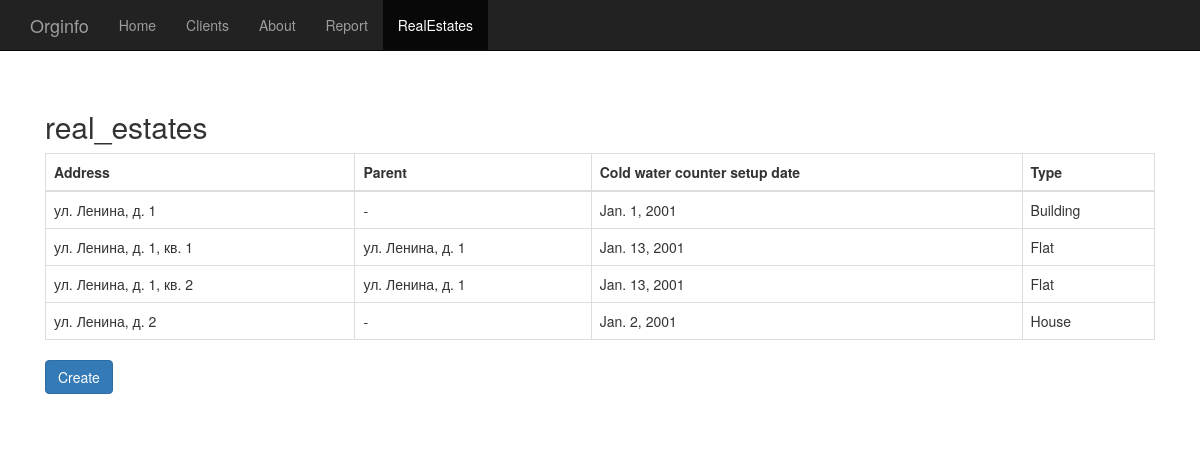
The page /real_estates/ on the database its author committed.
### accounting/models.py (models this page shows)
class RealEstate(models.Model):
    FLAT_TYPE = 'f'
    ROOM_TYPE = 'r'
    HOUSE_TYPE = 'h'
    BUILDING_TYPE = 'b'
    SHARE_TYPE = 's'
    REAL_ESTATE_TYPES = (
        (FLAT_TYPE, 'Flat'),
        (ROOM_TYPE, 'Room'),
        (HOUSE_TYPE, 'House'),
        (BUILDING_TYPE, 'Building'),
        (SHARE_TYPE, 'Share'),
    )
    address = models.CharField(max_length=200)
    region = models.ForeignKey(Region)
    parent = models.ForeignKey('self', null=True, blank=True, default = None)
    cold_water_counter_setup_date = models.DateField(blank=True, null=True)
    type = models.CharField(max_length=1, choices=REAL_ESTATE_TYPES, default=HOUSE_TYPE)
    space = models.FloatField()
    space_of_joint_estate = models.FloatField()
    residential = models.BooleanField(default=True)
    residents = models.IntegerField(default=-1)
    organization = models.ForeignKey(Organization)
    amount = models.DecimalField(max_digits=8, decimal_places=2, default=-1)
    degree_of_improvements = models.ForeignKey(DegreeOfImprovementsDwelling)
    def __str__(self):
        return self.address

### accounting/views.py (the view)
# urls.py: url(r'^real_estates/$', views.RealEstates.as_view(), name='real_estates'),
class RealEstates(ListView):
    model = RealEstate
    template_name = 'accounting/real_estates.html'
    context_object_name = 'real_estates'

### accounting/templates/accounting/real_estates.html
{% extends "starter-template.html" %}
{% block container %}
{% if real_estates %}
    <h2>real_estates</h2>
    <table class="table table-bordered">
        <thead>
            <tr>
                <th>Address</th>
                <th>Parent</th>
                <th>Cold water counter setup date</th>
                <th>Type</th>
            </tr>
        </thead>
        <tbody>
        {% for real_estate in real_estates %}
            <tr>
                <td>{{ real_estate.address }}</td>
                <td>{{ real_estate.parent|default:"-" }}</a></td>
                <td>{{ real_estate.cold_water_counter_setup_date|default:"-" }}</td>
                <td>{{ real_estate.get_type_display }}</td>
            </tr>
        {% endfor %}
        </tbody>
    </table>
{% else %}
    <p>No real estates are available.</p>
{% endif %}
<a class="btn btn-primary btn-default" role="button" href="{% url "accounting:add_real_estate" %}">Create</a>
{% endblock %}

### orginfo/templates/starter-template.html (shortened to what this page needs)
{% extends "base.html" %}
{% block content %}
    <div class="navbar navbar-inverse navbar-fixed-top" role="navigation">
      <div class="container">
        <div class="navbar-header">
          <a class="navbar-brand" href="{% url 'accounting:index' %}">Orginfo</a>
        </div>
        <div class="collapse navbar-collapse">
          <ul class="nav navbar-nav">
            {% url 'accounting:index' as l2home %}
            <li{% if request.get_full_path == l2home %} class="active"{% endif %}><a href="{% url 'accounting:index' %}">Home</a></li>
            {% url 'accounting:clients' as l2clients %}
            <li{% if request.get_full_path == l2clients %} class="active"{% endif %}><a href="{% url 'accounting:clients' %}">Clients</a></li>
            {% url 'accounting:organization_details' as l2about %}
            <li{% if request.get_full_path == l2about %} class="active"{% endif %}><a href="{% url 'accounting:organization_details' %}">About</a></li>
            {% url 'accounting:report' as l2report %}
            <li{% if request.get_full_path == l2report %} class="active"{% endif %}><a href="{% url 'accounting:report' %}" target="_blank">Report</a></li>
            {% url 'accounting:real_estates' as l2realestates %}
            <li{% if request.get_full_path == l2realestates %} class="active"{% endif %}><a href="{{ l2realestates }}">RealEstates</a></li>
          </ul>
        </div>
      </div>
    </div>
    <div class="container">
      <div class="tmp">
      {% block container %}{% endblock %}
      </div>
    </div>
{% endblock %}

### orginfo/templates/base.html (shortened to what this page needs)
<!DOCTYPE html>
<html lang="en">
  <head>
    <link href="//netdna.bootstrapcdn.com/bootstrap/3.1.1/css/bootstrap.min.css" rel="stylesheet">
  </head>
  <body>
    {% block content %}{% endblock %}
  </body>
</html>

### orginfo/templates/starter-template.html (style rules this page uses)
body { padding-top: 50px; }
.tmp { padding: 40px 15px; }

### rows shown on the page
RealEstate: address "ул. Ленина, д. 1", parent "-", cold_water_counter_setup_date "Jan. 1, 2001", type "Building"
RealEstate: address "ул. Ленина, д. 1, кв. 1", parent "ул. Ленина, д. 1", cold_water_counter_setup_date "Jan. 13, 2001", type "Flat"
RealEstate: address "ул. Ленина, д. 1, кв. 2", parent "ул. Ленина, д. 1", cold_water_counter_setup_date "Jan. 13, 2001", type "Flat"
RealEstate: address "ул. Ленина, д. 2", parent "-", cold_water_counter_setup_date "Jan. 2, 2001", type "House"
